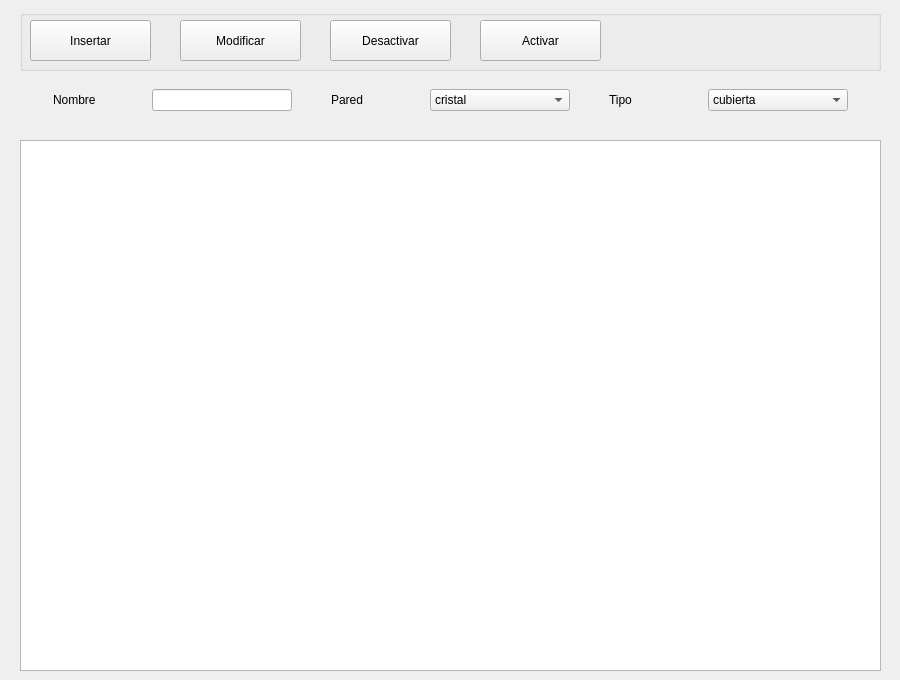
<?xml version="1.0" encoding="UTF-8"?>
<ui version="4.0">
 <class>PistaPage</class>
 <widget class="QWidget" name="PistaPage">
  <property name="geometry">
   <rect>
    <x>0</x>
    <y>0</y>
    <width>900</width>
    <height>680</height>
   </rect>
  </property>
  <property name="windowTitle">
   <string>Form</string>
  </property>
  <widget class="QGroupBox" name="groupBox">
   <property name="geometry">
    <rect>
     <x>20</x>
     <y>10</y>
     <width>861</width>
     <height>61</height>
    </rect>
   </property>
   <property name="title">
    <string/>
   </property>
   <widget class="QPushButton" name="btn_agregar">
    <property name="geometry">
     <rect>
      <x>10</x>
      <y>10</y>
      <width>121</width>
      <height>41</height>
     </rect>
    </property>
    <property name="text">
     <string>Insertar</string>
    </property>
   </widget>
   <widget class="QPushButton" name="btn_modificar">
    <property name="geometry">
     <rect>
      <x>160</x>
      <y>10</y>
      <width>121</width>
      <height>41</height>
     </rect>
    </property>
    <property name="text">
     <string>Modificar</string>
    </property>
   </widget>
   <widget class="QPushButton" name="btn_baja">
    <property name="geometry">
     <rect>
      <x>310</x>
      <y>10</y>
      <width>121</width>
      <height>41</height>
     </rect>
    </property>
    <property name="text">
     <string>Desactivar</string>
    </property>
   </widget>
   <widget class="QPushButton" name="btn_activar">
    <property name="geometry">
     <rect>
      <x>460</x>
      <y>10</y>
      <width>121</width>
      <height>41</height>
     </rect>
    </property>
    <property name="text">
     <string>Activar</string>
    </property>
   </widget>
  </widget>
  <widget class="QWidget" name="gridLayoutWidget">
   <property name="geometry">
    <rect>
     <x>20</x>
     <y>80</y>
     <width>861</width>
     <height>41</height>
    </rect>
   </property>
   <layout class="QGridLayout" name="gridLayout">
    <item row="0" column="3">
     <widget class="QComboBox" name="cmb_pared">
      <property name="maximumSize">
       <size>
        <width>140</width>
        <height>16777215</height>
       </size>
      </property>
      <item>
       <property name="text">
        <string>cristal</string>
       </property>
      </item>
      <item>
       <property name="text">
        <string>muro</string>
       </property>
      </item>
     </widget>
    </item>
    <item row="0" column="7">
     <widget class="QComboBox" name="cmb_tipo">
      <property name="maximumSize">
       <size>
        <width>140</width>
        <height>16777215</height>
       </size>
      </property>
      <item>
       <property name="text">
        <string>cubierta</string>
       </property>
      </item>
      <item>
       <property name="text">
        <string>descubierta</string>
       </property>
      </item>
     </widget>
    </item>
    <item row="0" column="4">
     <widget class="QLabel" name="label_3">
      <property name="maximumSize">
       <size>
        <width>60</width>
        <height>16777215</height>
       </size>
      </property>
      <property name="text">
       <string>Tipo</string>
      </property>
     </widget>
    </item>
    <item row="0" column="1">
     <widget class="QLineEdit" name="txt_nombre">
      <property name="maximumSize">
       <size>
        <width>140</width>
        <height>16777215</height>
       </size>
      </property>
     </widget>
    </item>
    <item row="0" column="0">
     <widget class="QLabel" name="label">
      <property name="maximumSize">
       <size>
        <width>60</width>
        <height>16777215</height>
       </size>
      </property>
      <property name="text">
       <string>Nombre</string>
      </property>
     </widget>
    </item>
    <item row="0" column="2">
     <widget class="QLabel" name="label_2">
      <property name="maximumSize">
       <size>
        <width>60</width>
        <height>16777215</height>
       </size>
      </property>
      <property name="text">
       <string>Pared</string>
      </property>
     </widget>
    </item>
   </layout>
  </widget>
  <widget class="QTableWidget" name="tabla_pistas">
   <property name="geometry">
    <rect>
     <x>20</x>
     <y>140</y>
     <width>861</width>
     <height>531</height>
    </rect>
   </property>
  </widget>
 </widget>
 <resources/>
 <connections/>
</ui>
